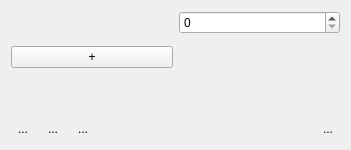
<?xml version="1.0" encoding="UTF-8"?>
<ui version="4.0">
 <class>RegistrationDataWidgetControls</class>
 <widget class="QWidget" name="RegistrationDataWidgetControls">
  <property name="geometry">
   <rect>
    <x>0</x>
    <y>0</y>
    <width>351</width>
    <height>150</height>
   </rect>
  </property>
  <property name="minimumSize">
   <size>
    <width>0</width>
    <height>150</height>
   </size>
  </property>
  <property name="maximumSize">
   <size>
    <width>16777215</width>
    <height>150</height>
   </size>
  </property>
  <property name="windowTitle">
   <string>Form</string>
  </property>
  <layout class="QVBoxLayout" name="widgetList">
   <item>
    <layout class="QHBoxLayout" name="horizontalLayout">
     <item>
      <widget class="QmitkSingleNodeSelectionWidget" name="imageSelection" native="true">
       <property name="toolTip"><string>Select the image to register (fixed or moving)</string></property>
      </widget>
     </item>
     <item>
      <widget class="QSpinBox" name="index">
       <property name="toolTip"><string>Channel index to use from a multi-channel image (0-based)</string></property>
      </widget>
     </item>
    </layout>
   </item>
   <item>
    <widget class="QmitkSingleNodeSelectionWidget" name="imageMaskSelection" native="true">
     <property name="toolTip"><string>Optional binary mask — only voxels inside the mask are used by elastix</string></property>
    </widget>
   </item>
   <item>
    <layout class="QHBoxLayout" name="referencePointSetData">
     <item>
      <widget class="QPushButton" name="addMovingPointSet">
       <property name="minimumSize">
        <size>
         <width>25</width>
         <height>0</height>
        </size>
       </property>
       <property name="toolTip"><string>Add a landmark point set for this image</string></property>
       <property name="text">
        <string>+</string>
       </property>
      </widget>
     </item>
     <item>
      <widget class="QmitkSingleNodeSelectionWidget" name="pointSetSelection" native="true">
       <property name="toolTip"><string>Corresponding landmark point set used for point-based registration guidance</string></property>
      </widget>
     </item>
    </layout>
   </item>
   <item>
    <spacer name="verticalSpacer">
     <property name="orientation">
      <enum>Qt::Vertical</enum>
     </property>
     <property name="sizeHint" stdset="0">
      <size>
       <width>20</width>
       <height>40</height>
      </size>
     </property>
    </spacer>
   </item>
   <item>
    <layout class="QHBoxLayout" name="horizontalLayout_2">
     <item>
      <widget class="QToolButton" name="btnSaveTransforms">
       <property name="toolTip">
        <string>Save elastix transformation files</string>
       </property>
       <property name="text">
        <string>...</string>
       </property>
       <property name="icon">
        <iconset resource="../../../../../mitk/Plugins/org.mitk.gui.qt.ext/resources/org_mitk_icons.qrc">
         <normaloff>:/org_mitk_icons/icons/awesome/scalable/actions/document-save.svg</normaloff>:/org_mitk_icons/icons/awesome/scalable/actions/document-save.svg</iconset>
       </property>
       <property name="iconSize">
        <size>
         <width>28</width>
         <height>28</height>
        </size>
       </property>
       <property name="autoRaise">
        <bool>true</bool>
       </property>
      </widget>
     </item>
     <item>
      <widget class="QToolButton" name="btnLoadPreset">
       <property name="toolTip">
        <string>Open elastix transformation files</string>
       </property>
       <property name="text">
        <string>...</string>
       </property>
       <property name="icon">
        <iconset resource="../../../../../mitk/Plugins/org.mitk.gui.qt.ext/resources/org_mitk_icons.qrc">
         <normaloff>:/org_mitk_icons/icons/awesome/scalable/actions/document-open.svg</normaloff>:/org_mitk_icons/icons/awesome/scalable/actions/document-open.svg</iconset>
       </property>
       <property name="iconSize">
        <size>
         <width>28</width>
         <height>28</height>
        </size>
       </property>
       <property name="autoRaise">
        <bool>true</bool>
       </property>
      </widget>
     </item>
     <item>
      <widget class="QToolButton" name="btnApplyTransforms">
       <property name="toolTip">
        <string>Apply transformations to selected image and attachments</string>
       </property>
       <property name="text">
        <string>...</string>
       </property>
       <property name="icon">
        <iconset resource="../../../../../mitk/Plugins/org.mitk.gui.qt.ext/resources/org_mitk_icons.qrc">
         <normaloff>:/org_mitk_icons/icons/awesome/scalable/actions/edit-redo.svg</normaloff>:/org_mitk_icons/icons/awesome/scalable/actions/edit-redo.svg</iconset>
       </property>
       <property name="iconSize">
        <size>
         <width>28</width>
         <height>28</height>
        </size>
       </property>
       <property name="autoRaise">
        <bool>true</bool>
       </property>
      </widget>
     </item>
     <item>
      <spacer name="horizontalSpacer">
       <property name="orientation">
        <enum>Qt::Horizontal</enum>
       </property>
       <property name="sizeHint" stdset="0">
        <size>
         <width>40</width>
         <height>20</height>
        </size>
       </property>
      </spacer>
     </item>
     <item>
      <widget class="QToolButton" name="btnRemove">
       <property name="toolTip">
        <string>Delete this moving entity</string>
       </property>
       <property name="text">
        <string>...</string>
       </property>
       <property name="icon">
        <iconset resource="../../../../../mitk/Plugins/org.mitk.gui.qt.ext/resources/org_mitk_icons.qrc">
         <normaloff>:/org_mitk_icons/icons/awesome/scalable/actions/edit-delete.svg</normaloff>:/org_mitk_icons/icons/awesome/scalable/actions/edit-delete.svg</iconset>
       </property>
       <property name="iconSize">
        <size>
         <width>28</width>
         <height>28</height>
        </size>
       </property>
       <property name="autoRaise">
        <bool>true</bool>
       </property>
      </widget>
     </item>
    </layout>
   </item>
  </layout>
 </widget>
 <customwidgets>
  <customwidget>
   <class>QmitkSingleNodeSelectionWidget</class>
   <extends>QWidget</extends>
   <header location="global">QmitkSingleNodeSelectionWidget.h</header>
   <container>1</container>
  </customwidget>
 </customwidgets>
 <resources>
  <include location="../../../../../mitk/Plugins/org.mitk.gui.qt.ext/resources/org_mitk_icons.qrc"/>
 </resources>
 <connections/>
</ui>
